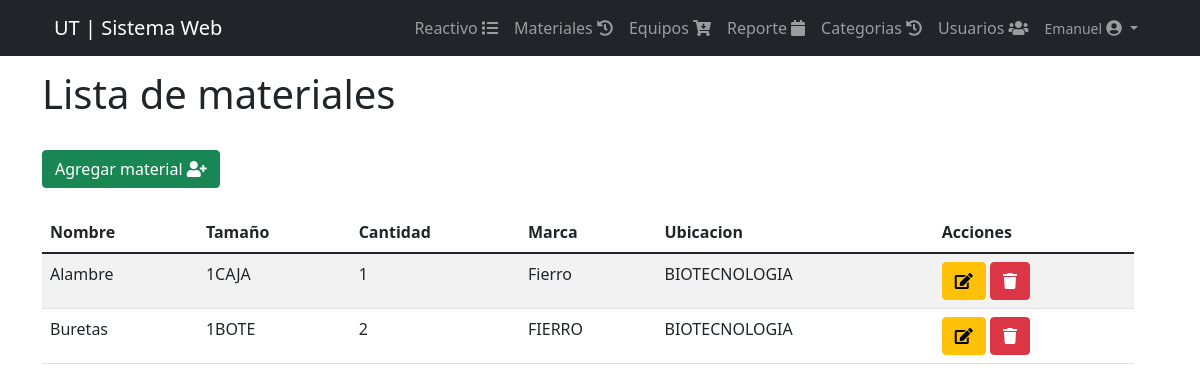
The page /views/materiales.php (signed in) on the database its author committed.
### tables this page shows
CREATE TABLE `materiales` (
  `id` int(11) NOT NULL,
  `nombre` varchar(50) NOT NULL,
  `tamaño` varchar(50) NOT NULL,
  `cantidad` int(50) NOT NULL,
  `marca` varchar(150) NOT NULL,
  `ubicacion` varchar(150) NOT NULL,
  `fecha` timestamp NOT NULL DEFAULT current_timestamp() ON UPDATE current_timestamp()
);

### views/materiales.php (the view, shortened to what this page needs)
<!DOCTYPE html>
<html lang="en">
<head>
    <?php include_once "../includes/header.php" ?>
</head>
<div class="row">
    <div class="col-sm">
    <h1>Lista de materiales</h1>
    <br>
    <div>
    <button type="button" class="btn btn-success" data-toggle="modal" data-target="#material">
				<span class="glyphicon glyphicon-plus"></span> Agregar material  <i class="fa fa-user-plus"></i> </a></button>
    </div>
    <br>
    <table class="table table-striped"  id= "table_id">
                   <thead>
                   <tr >
                   <th>Nombre</th>
                   <th>Tamaño</th>
                   <th>Cantidad</th>
                   <th>Marca</th>
                   <th>Ubicacion</th>
                   <th>Acciones</th>
                     </tr>
                </thead>
            <tbody>
            <?php
require_once ("../includes/db.php");
$result=mysqli_query($conexion,"SELECT * FROM materiales");
while ($fila = mysqli_fetch_assoc($result)):
?>
<tr>
<td><?php echo $fila['nombre']; ?></td>
<td><?php echo $fila['tamaño']; ?></td>
<td><?php echo $fila['cantidad']; ?></td>
<td><?php echo $fila['marca']; ?></td>
<td><?php echo $fila['ubicacion']; ?></td>
<td>
<a class="btn btn-warning" href="../includes/editar_mat.php?id=<?php echo $fila['id']?> ">
<i  class="fa fa-edit "></i> </a>
<a href="../includes/eliminar_mat.php?id=<?php echo $fila['id']?> " class="btn btn-danger btn-del" >
<i  class="fa fa-trash "></i></a></button>
</td>
</tr>
<?php endwhile;?>
	</body>
  </table>
    </div>
</div>
<?php include("form_mat.php"); ?>
</html>

### css/estilo.css (style rules this page uses)
body { padding-top: 70px; }
html { scroll-behavior: smooth; }
a { text-decoration: none; }

### css/prueba.css (style rules this page uses)
a { text-decoration: none; }

### rows shown on the page
materiales: nombre "Alambre", tamaño "1CAJA", cantidad "1", marca "Fierro", ubicacion "BIOTECNOLOGIA"
materiales: nombre "Buretas", tamaño "1BOTE", cantidad "2", marca "FIERRO", ubicacion "BIOTECNOLOGIA"

### other values the page prints
$_SESSION['nombre'] "Emanuel"
